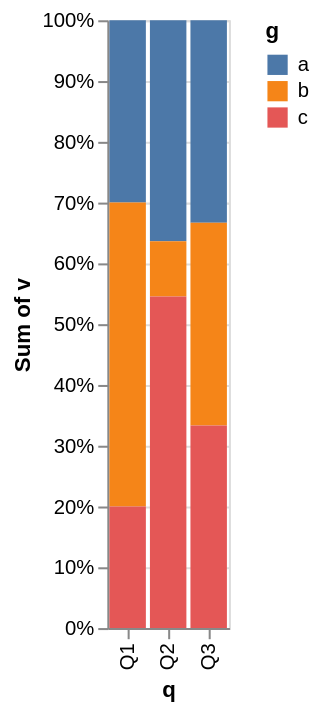

Write a Vega-Lite specification for this figure.
### Vega-Lite specification from a JSON file in a GitHub repository (floating-point values rounded to 4 significant figures)
{"data": {"values": [{"q": "Q1", "g": "a", "v": 3}, {"q": "Q1", "g": "b", "v": 5}, {"q": "Q1", "g": "c", "v": 2}, {"q": "Q2", "g": "a", "v": 4}, {"q": "Q2", "g": "b", "v": 1}, {"q": "Q2", "g": "c", "v": 6}, {"q": "Q3", "g": "a", "v": 2}, {"q": "Q3", "g": "b", "v": 2}, {"q": "Q3", "g": "c", "v": 2}]}, "mark": "bar", "encoding": {"x": {"field": "q", "type": "nominal"}, "y": {"aggregate": "sum", "field": "v", "type": "quantitative", "stack": "normalize"}, "color": {"field": "g", "type": "nominal"}}}
